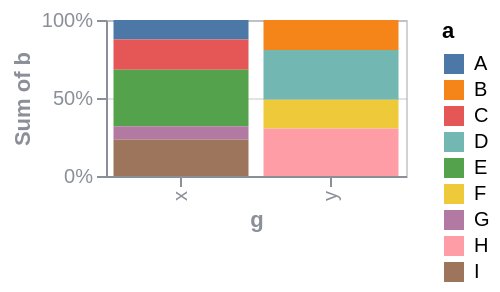

The Vega-Lite source for this figure:
### Vega specification from a JSON file in a GitHub repository (floating-point values rounded to 4 significant figures)
{"$schema": "https://vega.github.io/schema/vega/v6.json", "background": null, "padding": 5, "width": 150, "height": 78, "style": "cell", "data": [{"name": "source_0", "values": [{"a": "A", "b": 28, "c": 5, "g": "x"}, {"a": "B", "b": 55, "c": 9, "g": "y"}, {"a": "C", "b": 43, "c": 2, "g": "x"}, {"a": "D", "b": 91, "c": 7, "g": "y"}, {"a": "E", "b": 81, "c": 4, "g": "x"}, {"a": "F", "b": 53, "c": 6, "g": "y"}, {"a": "G", "b": 19, "c": 8, "g": "x"}, {"a": "H", "b": 87, "c": 1, "g": "y"}, {"a": "I", "b": 52, "c": 3, "g": "x"}]}, {"name": "data_0", "source": "source_0", "transform": [{"type": "aggregate", "groupby": ["g", "a"], "ops": ["sum"], "fields": ["b"], "as": ["sum_b"]}, {"type": "stack", "groupby": ["g"], "field": "sum_b", "sort": {"field": ["a"], "order": ["descending"]}, "as": ["sum_b_start", "sum_b_end"], "offset": "normalize"}, {"type": "filter", "expr": "isValid(datum[\"sum_b\"]) && isFinite(+datum[\"sum_b\"])"}]}], "marks": [{"name": "marks", "type": "rect", "style": ["bar"], "from": {"data": "data_0"}, "encode": {"update": {"fill": {"scale": "color", "field": "a"}, "ariaRoleDescription": {"value": "bar"}, "description": {"signal": "\"g: \" + (isValid(datum[\"g\"]) ? isArray(datum[\"g\"]) ? join(datum[\"g\"], ' ') : datum[\"g\"] : \"\"+datum[\"g\"]) + \"; Sum of b: \" + (format(datum[\"sum_b_end\"]-datum[\"sum_b_start\"], \".0%\")) + \"; a: \" + (isValid(datum[\"a\"]) ? isArray(datum[\"a\"]) ? join(datum[\"a\"], ' ') : datum[\"a\"] : \"\"+datum[\"a\"])"}, "x": {"scale": "x", "field": "g"}, "width": {"signal": "max(0.25, bandwidth('x'))"}, "y": {"scale": "y", "field": "sum_b_end"}, "y2": {"scale": "y", "field": "sum_b_start"}}}}], "scales": [{"name": "x", "type": "band", "domain": {"data": "data_0", "field": "g", "sort": true}, "range": [0, {"signal": "width"}], "paddingInner": 0.1, "paddingOuter": 0.05}, {"name": "y", "type": "linear", "domain": [0, 1], "range": [{"signal": "height"}, 0], "nice": true, "zero": true}, {"name": "color", "type": "ordinal", "domain": {"data": "data_0", "field": "a", "sort": true}, "range": "category"}], "axes": [{"scale": "y", "orient": "left", "gridScale": "x", "grid": true, "tickCount": {"signal": "ceil(height/40)"}, "domain": false, "labels": false, "aria": false, "maxExtent": 0, "minExtent": 0, "ticks": false, "zindex": 0}, {"scale": "x", "orient": "bottom", "grid": false, "title": "g", "labelAlign": "right", "labelAngle": 270, "labelBaseline": "middle", "zindex": 0}, {"scale": "y", "orient": "left", "grid": false, "title": "Sum of b", "format": ".0%", "labelOverlap": true, "tickCount": {"signal": "ceil(height/40)"}, "zindex": 0}], "legends": [{"fill": "color", "symbolType": "square", "title": "a"}], "config": {"axis": {"labelColor": "#8a8f98", "titleColor": "#8a8f98", "domainColor": "#8a8f98", "tickColor": "#8a8f98", "gridColor": "#8a8f98", "gridOpacity": 0.25}, "style": {"cell": {"stroke": "#8a8f98", "strokeOpacity": 0.4}}}}
